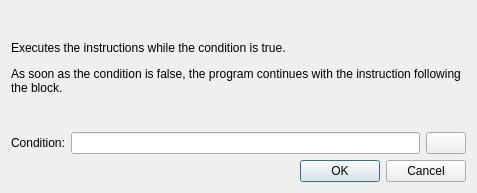
<?xml version="1.0" encoding="UTF-8"?>
<ui version="4.0">
 <class>AlgoWhileStmt</class>
 <widget class="QDialog" name="AlgoWhileStmt">
  <property name="windowModality">
   <enum>Qt::WindowModal</enum>
  </property>
  <property name="geometry">
   <rect>
    <x>0</x>
    <y>0</y>
    <width>477</width>
    <height>193</height>
   </rect>
  </property>
  <property name="windowTitle">
   <string>WHILE loop</string>
  </property>
  <property name="windowIcon">
   <iconset resource="../turing.qrc">
    <normaloff>:/action/media/settings.png</normaloff>:/action/media/settings.png</iconset>
  </property>
  <property name="modal">
   <bool>true</bool>
  </property>
  <layout class="QVBoxLayout" name="verticalLayout">
   <item>
    <widget class="QLabel" name="label">
     <property name="text">
      <string>&lt;html&gt;&lt;head/&gt;&lt;body&gt;&lt;p&gt;Executes the instructions while the condition is true.&lt;/p&gt;&lt;p&gt;As soon as the condition is false, the program continues with the instruction following the block.&lt;/p&gt;&lt;/body&gt;&lt;/html&gt;</string>
     </property>
     <property name="wordWrap">
      <bool>true</bool>
     </property>
    </widget>
   </item>
   <item>
    <layout class="QGridLayout" name="gridLayout">
     <item row="0" column="1">
      <widget class="QLineEdit" name="lineEdit"/>
     </item>
     <item row="0" column="2">
      <widget class="QPushButton" name="btnCode">
       <property name="text">
        <string/>
       </property>
       <property name="icon">
        <iconset resource="../turing.qrc">
         <normaloff>:/action/media/edit_line.png</normaloff>:/action/media/edit_line.png</iconset>
       </property>
      </widget>
     </item>
     <item row="0" column="0">
      <widget class="QLabel" name="label_2">
       <property name="text">
        <string>Condition:</string>
       </property>
       <property name="buddy">
        <cstring>lineEdit</cstring>
       </property>
      </widget>
     </item>
    </layout>
   </item>
   <item>
    <widget class="QDialogButtonBox" name="buttonBox">
     <property name="orientation">
      <enum>Qt::Horizontal</enum>
     </property>
     <property name="standardButtons">
      <set>QDialogButtonBox::Cancel|QDialogButtonBox::Ok</set>
     </property>
    </widget>
   </item>
  </layout>
 </widget>
 <resources>
  <include location="../turing.qrc"/>
 </resources>
 <connections>
  <connection>
   <sender>buttonBox</sender>
   <signal>accepted()</signal>
   <receiver>AlgoWhileStmt</receiver>
   <slot>accept()</slot>
   <hints>
    <hint type="sourcelabel">
     <x>248</x>
     <y>254</y>
    </hint>
    <hint type="destinationlabel">
     <x>157</x>
     <y>274</y>
    </hint>
   </hints>
  </connection>
  <connection>
   <sender>buttonBox</sender>
   <signal>rejected()</signal>
   <receiver>AlgoWhileStmt</receiver>
   <slot>reject()</slot>
   <hints>
    <hint type="sourcelabel">
     <x>316</x>
     <y>260</y>
    </hint>
    <hint type="destinationlabel">
     <x>286</x>
     <y>274</y>
    </hint>
   </hints>
  </connection>
 </connections>
</ui>
